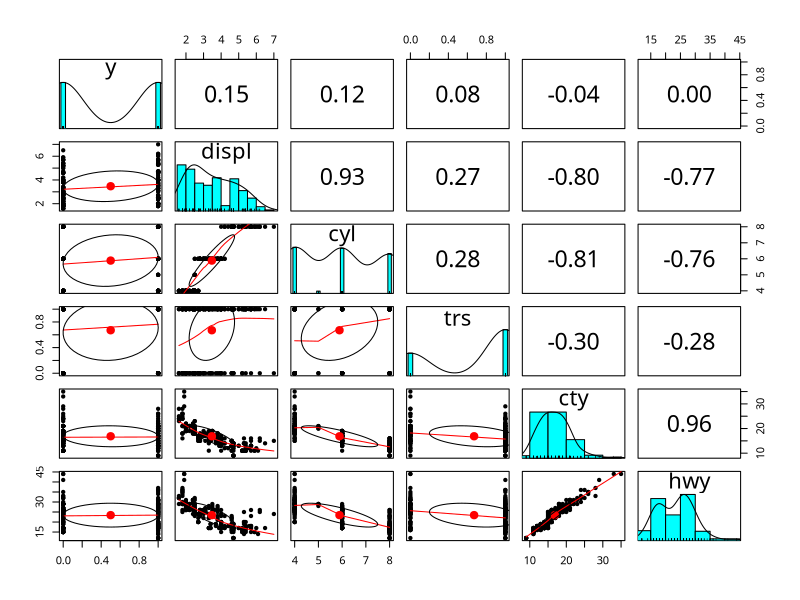
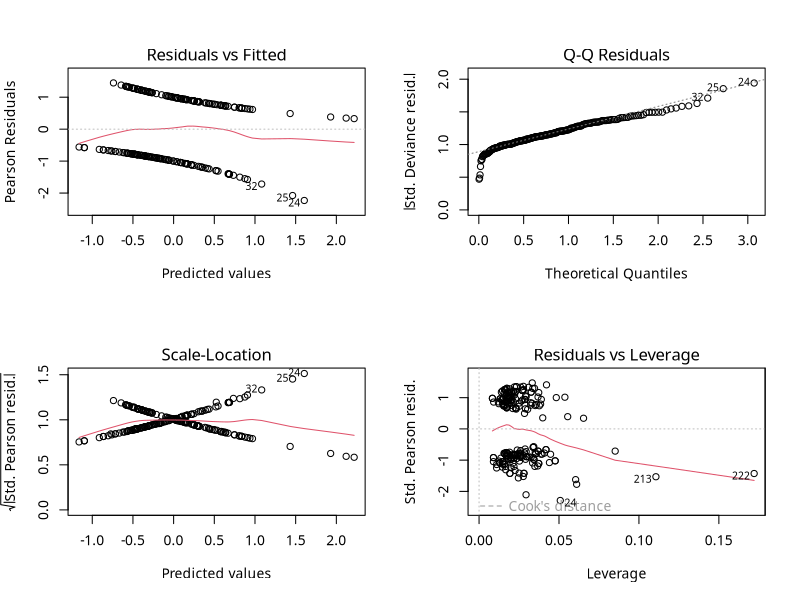

R code for these plots, in order:
## ---- chunk 1
knitr::opts_chunk$set(echo = TRUE)
## ---- chunk 2
library(dplyr)
library(ggplot2)
library(psych)

theme_set(theme_gray(base_family = "AppleGothic"))
par(family = "AppleGothic")
## ---- chunk 3
library(ggplot2)
mpg = as.data.frame(ggplot2::mpg)

unique(mpg$trans); unique(mpg$year)

sampledata3 = mpg %>%
              mutate(trs = ifelse(substr(trans, 1, 4) == 'auto', 1, 0), 
              y = ifelse(year == 1999, 0, 1)) %>%
              select(y, displ, cyl, trs, cty, hwy)

head(sampledata3, 10)
## ---- chunk 4
library('psych')
describe(sampledata3)
pairs.panels(sampledata3)
## ---- chunk 5
glmdata = glm(y ~ displ+cyl+cty+hwy+trs, family = binomial, data=sampledata3)
summary(glmdata)
## ---- chunk 6
orgpar = par(no.readonly = T) 
par(mfrow=c(2,2)) 
plot(glmdata)
par(orgpar)
## ---- chunk 7
round(exp(cbind(LOR = coef(glmdata), confint(glmdata))), 2)
